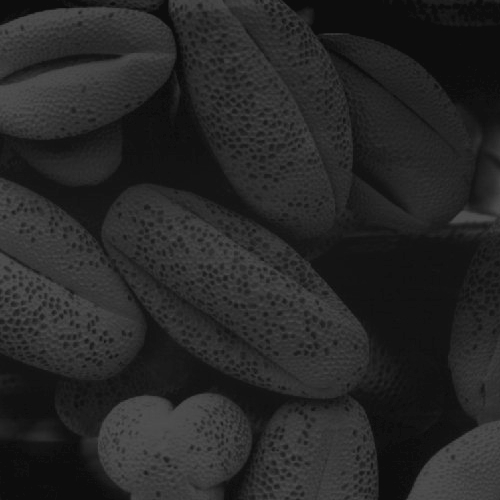
#> input picture ImagesSet/histeq1.jpg, 500 x 500 px, found by its file name
$ python Histogram_Equalization.py
#> lines starting #> are read from the running program, lines starting #| are printed output that depends on the picture
import cv2
import numpy as np
import math

def MyHE(img):
    img = img.astype(np.uint8)
    height, width = img.shape
    h = np.zeros(256, dtype='int64')
    T = np.zeros(256)
    for i in range(height):
        for j in range(width):
            h[img[i,j]] += 1
    T[0] = h[0]
    for i in range(1, 256):
        T[i] = T[i-1] + h[i]
    T = T / (height * width)
    result = np.zeros((height,width), dtype='uint8')
    for i in range(height):
        for j in range(width):
            result[i,j] = T[img[i,j]] * 255
    h_result = np.zeros(256, dtype='int64')
    for i in range(height):
        for j in range(width):
            h_result[result[i,j]] += 1
    return result, T, h, h_result

def MyHE_RGB(img):
    if len(img.shape) == 2:
        return MyHE(img)[0]
    result = np.stack([MyHE(img[:,:,i])[0] for i in range(3)], axis=2)
    return result

def rgb2hsi(img):
    img = img.astype(np.int64)
    height = img.shape[0]
    width = img.shape[1]
    HSI = np.zeros_like(img, dtype=np.float64)
    for i in range(height):
        for j in range(width):
            num = 0.5*(img[i,j,0]-img[i,j,1]+img[i,j,0]-img[i,j,2])
            den = ((img[i,j,0]-img[i,j,1])**2+(img[i,j,0]-img[i,j,2])*(img[i,j,1]-img[i,j,2]))**0.5
            if den == 0:
                HSI[i,j,0] = 0
            else:
                theta = math.acos(num/den)
                HSI[i,j,0] = (theta if img[i,j,2] <= img[i,j,1] else 2*math.pi-theta)
            if img[i,j,0]+img[i,j,1]+img[i,j,2] == 0:
                HSI[i,j,1] = 0
            else:
                HSI[i,j,1] = 1 - 3/(img[i,j,0]+img[i,j,1]+img[i,j,2])*min(img[i,j,0],img[i,j,1],img[i,j,2])
            HSI[i,j,2] = (img[i,j,0]+img[i,j,1]+img[i,j,2])/3
    return HSI

def hsi2rgb(img):
    height = img.shape[0]
    width = img.shape[1]
    RGB = np.zeros_like(img, dtype=np.float64)
    for i in range(height):
        for j in range(width):
            if img[i,j,0] < 2*math.pi/3:
                RGB[i,j,0] = img[i,j,2]*(1+img[i,j,1]*math.cos(img[i,j,0])/math.cos(math.pi/3-img[i,j,0]))
                RGB[i,j,2] = img[i,j,2]*(1-img[i,j,1])
                RGB[i,j,1] = 3*img[i,j,2]-RGB[i,j,0]-RGB[i,j,2]
            elif img[i,j,0] < 4*math.pi/3:
                RGB[i,j,1] = img[i,j,2]*(1+img[i,j,1]*math.cos(img[i,j,0]-2*math.pi/3)/math.cos(math.pi-img[i,j,0]))
                RGB[i,j,0] = img[i,j,2]*(1-img[i,j,1])
                RGB[i,j,2] = 3*img[i,j,2]-RGB[i,j,0]-RGB[i,j,1]
            else:
                RGB[i,j,2] = img[i,j,2]*(1+img[i,j,1]*math.cos(img[i,j,0]-4*math.pi/3)/math.cos(5*math.pi/3-img[i,j,0]))
                RGB[i,j,1] = img[i,j,2]*(1-img[i,j,1])
                RGB[i,j,0] = 3*img[i,j,2]-RGB[i,j,1]-RGB[i,j,2]
    return RGB

def MyHE_HSI(HSI):
    I_= MyHE(HSI[:,:,2])[0]
    HSI_ = np.stack([HSI[:,:,0], HSI[:,:,1], I_], axis=2)
    result = hsi2rgb(HSI_)
    result = np.clip(result, 0, 255).astype(np.uint8)
    return result


if __name__ == '__main__':
    img=cv2.imread('ImagesSet/histeq1.jpg',0)
#> img is the input picture: shape (500, 500); min 12, max 83, mean 38.7
    cv2.imshow('img', img)
    gray= MyHE(img)[0]
    cv2.imshow('gray', gray)
    img=cv2.imread('ImagesSet/histeqColor.jpg',1)
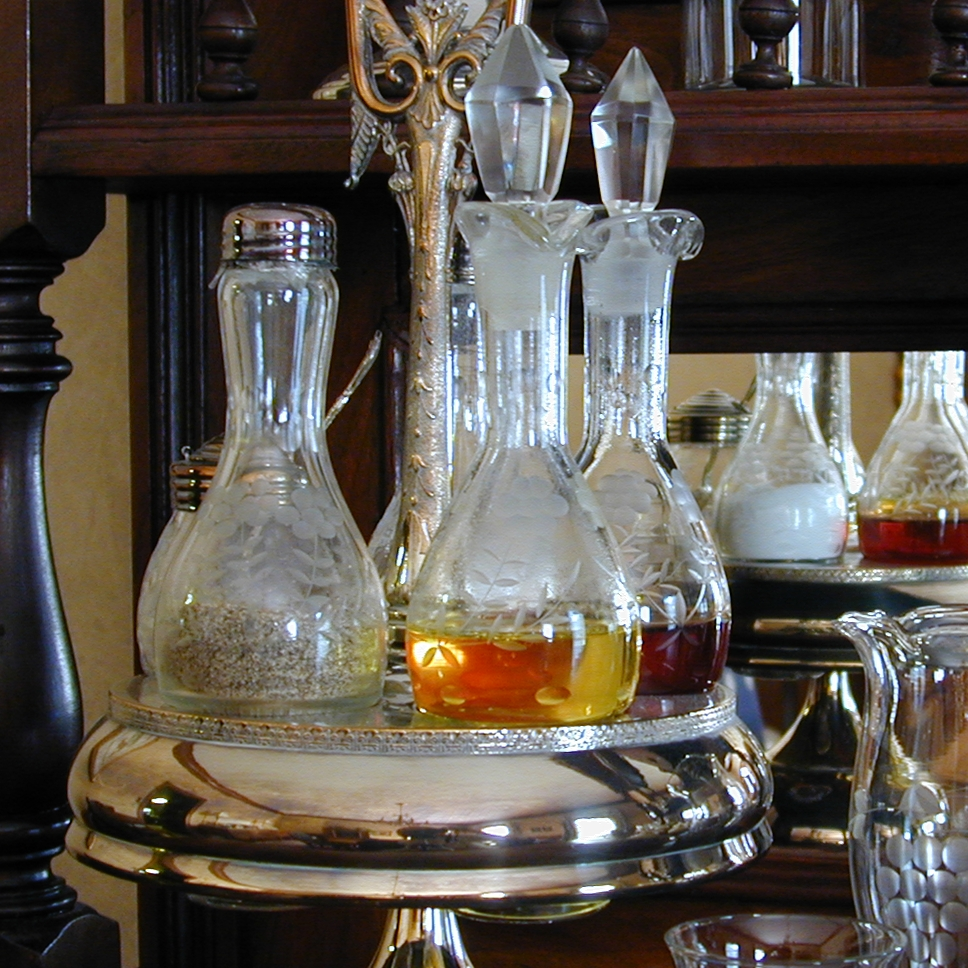
#> input picture ImagesSet/histeqColor.jpg, 968 x 968 px, found by its file name
#> img is the input picture: shape (968, 968, 3); mean B, G, R 76.6, 84.9, 91.8
    cv2.imshow('img', img)
    rgb = MyHE_RGB(img)
#> after the loop in MyHE (call 4), `for i in range(height):`:
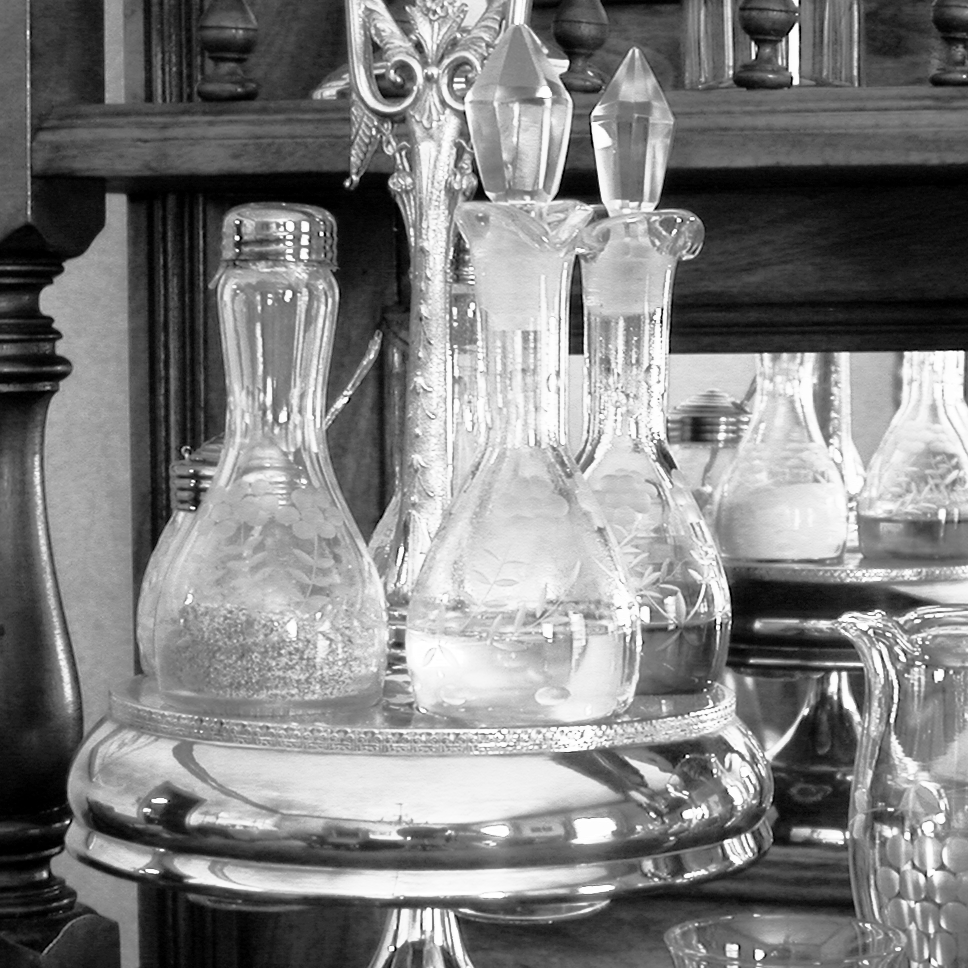
#> result: shape (968, 968); min 0, max 255, mean 127.7
    cv2.imshow('rgb', rgb)
    HSI = rgb2hsi(img)
#> after the loop in rgb2hsi, `for i in range(height):`:
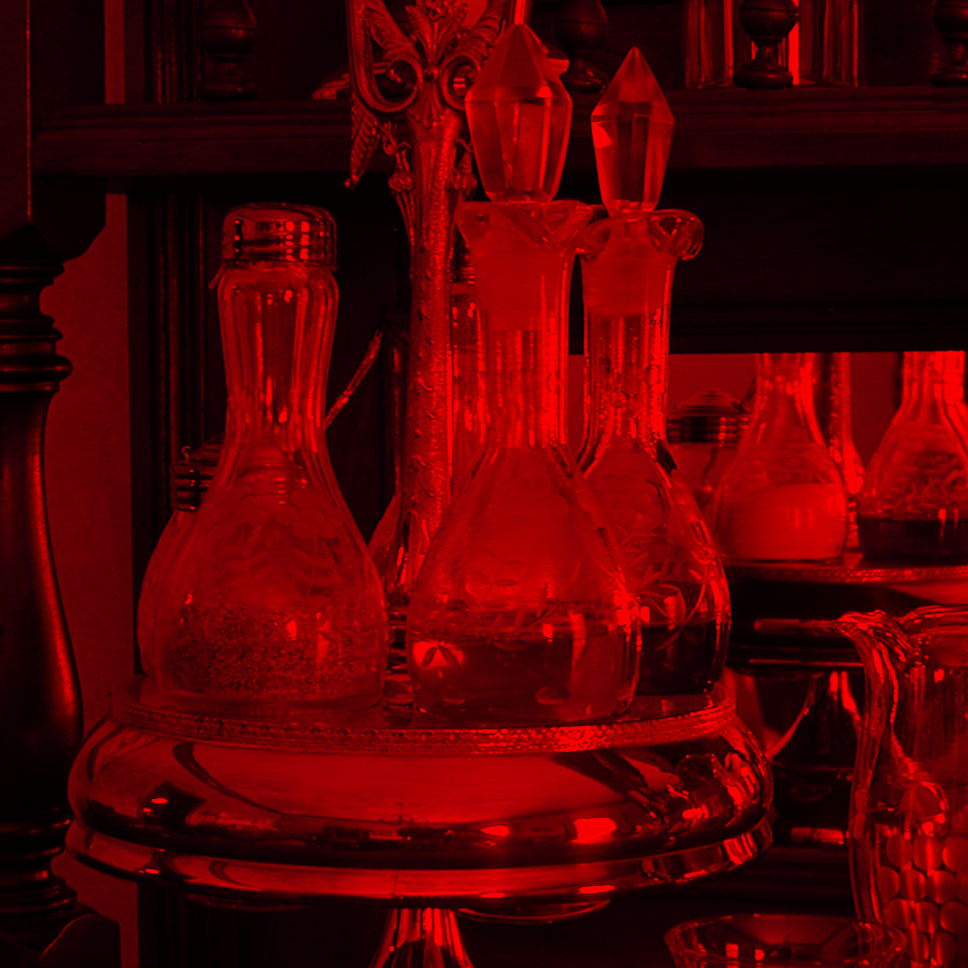
#> HSI: shape (968, 968, 3) float64; mean B, G, R 2.7, 0.2, 84.4
    hsi = MyHE_HSI(HSI)
#> after the loop in hsi2rgb, `for i in range(height):`:
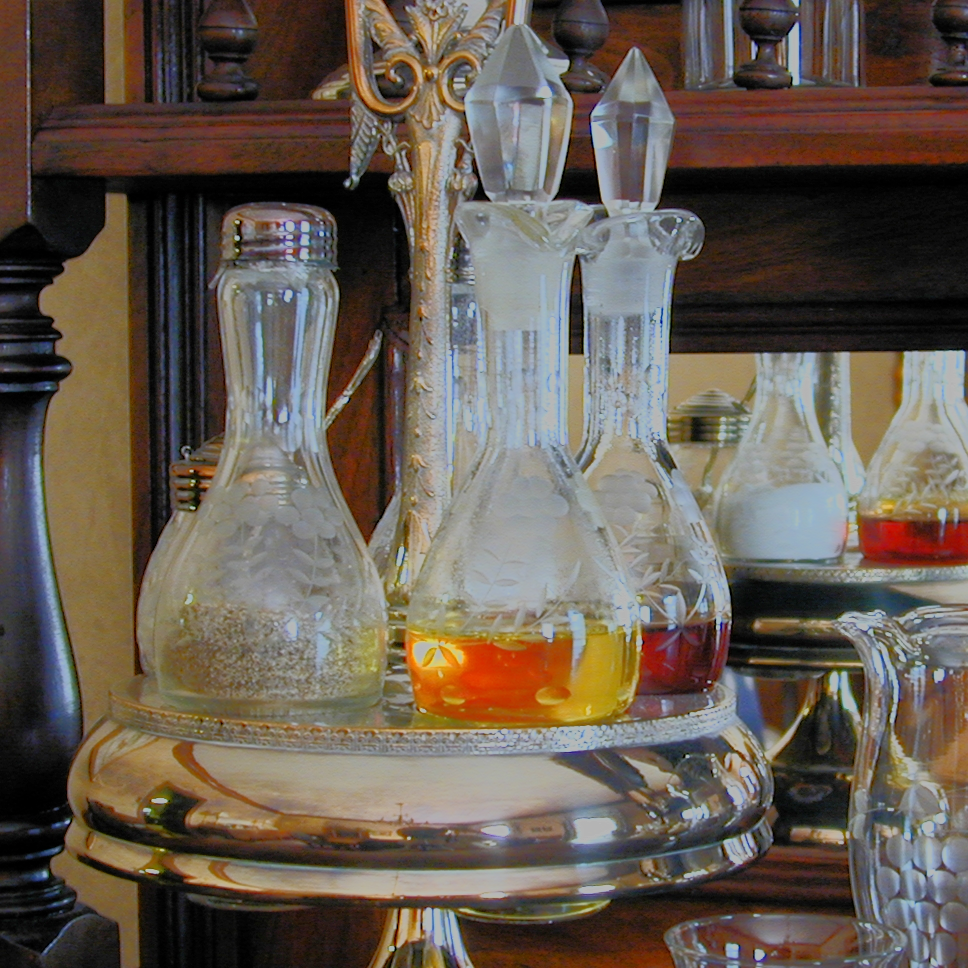
#> RGB: shape (968, 968, 3) float64; mean B, G, R 113.2, 127.8, 142.5; drawn with min black and max white
#> in MyHE_HSI, `result = np.clip(result, 0, 255).astype(np.uint8)`:
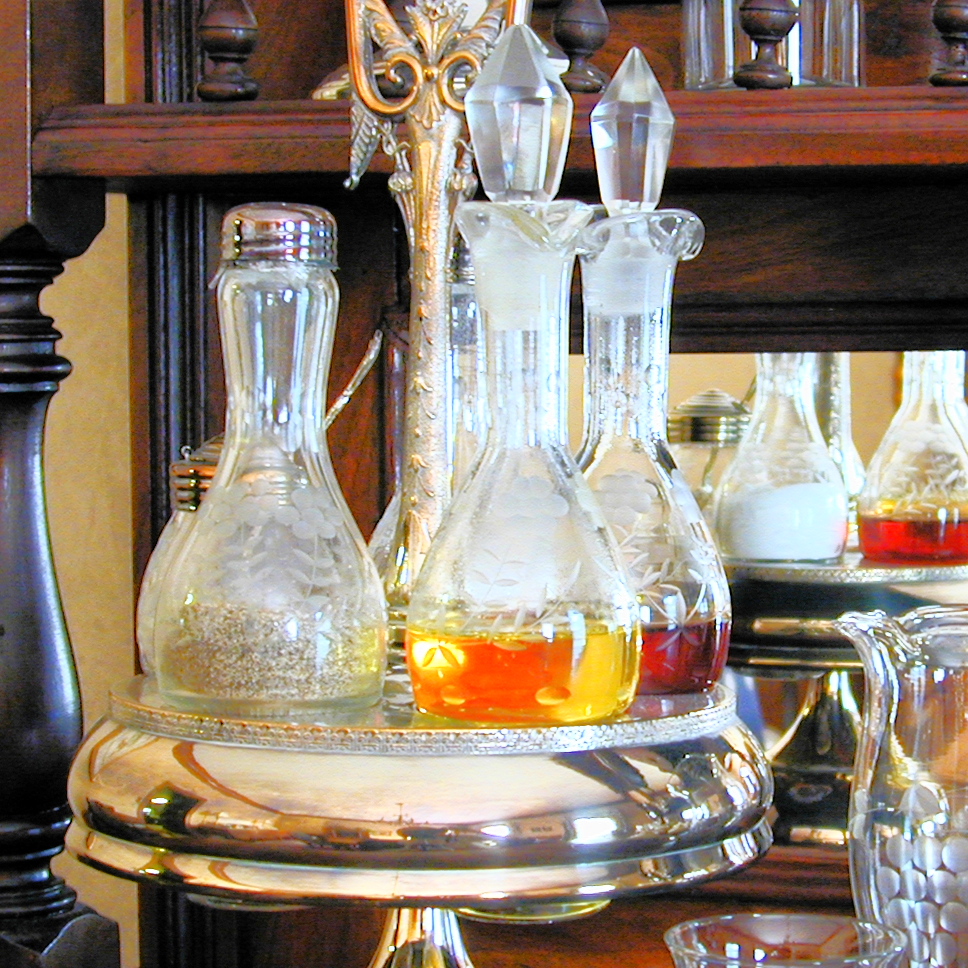
#> result: shape (968, 968, 3); mean B, G, R 112.3, 127.3, 141.7
    cv2.imshow('hsi', hsi)
    cv2.waitKey(0)
